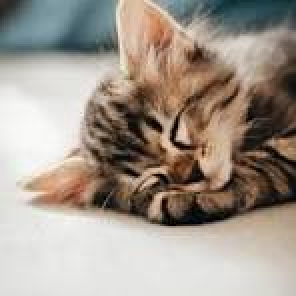
#> input picture 01.jpg, 148 x 148 px, found by its file name (shown 2 times larger)
$ python '09) Morphological_Operation.py'
#> lines starting #> are read from the running program, lines starting #| are printed output that depends on the picture
# Morphological operations image me shapes aur structures ko enhance ya modify karne ke liye use hoti hain.
# Common operations:
#   1. Erosion    → Object shrink, background expand
#   2. Dilation   → Object grow, holes fill
#   3. Opening    → Erosion + Dilation (noise remove small objects)
#   4. Closing    → Dilation + Erosion (small holes fill)
# OpenCV me `cv2.erode()`, `cv2.dilate()` use hote hain.

import cv2
import numpy as np
# Load grayscale image
image = cv2.imread('01.jpg' , 0)
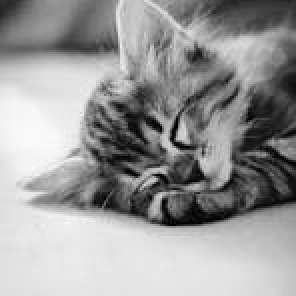
#> image: shape (148, 148) (shown 2 times larger); min 0, max 250, mean 153.9

# Define Kernel
kernel = np.ones((5,5), np.uint8 ) # 5x5 matrix of ones

# Apply Erosion
# Image ke objects ko chhota kar deta hai; foreground shrink hota hai aur small noise remove ho sakti hai.
img_erosion = cv2.erode(image , kernel , iterations=1)
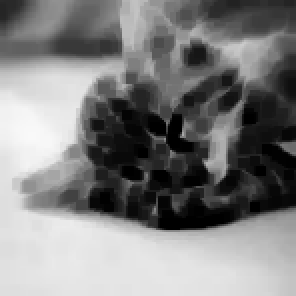
#> img_erosion: shape (148, 148) (shown 2 times larger); min 0, max 249, mean 128

# Apply Dilation
# Image ke objects ko bada kar deta hai; holes fill ho jati hain aur object grow hota hai
img_dilation = cv2.dilate(image , kernel , iterations=1)
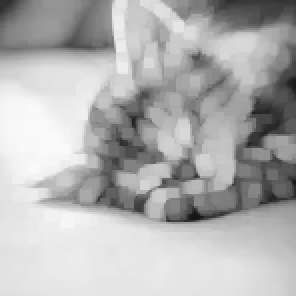
#> img_dilation: shape (148, 148) (shown 2 times larger); min 20, max 250, mean 178.2

# Apply Opening
# Erosion ke baad Dilation; small noise ya unwanted tiny objects remove karne ke liye use hota hai.
img_opening = cv2.morphologyEx(image, cv2.MORPH_OPEN, kernel)
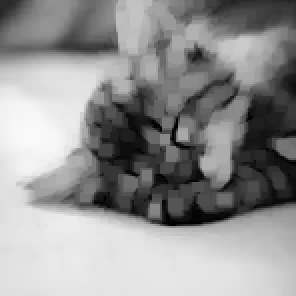
#> img_opening: shape (148, 148) (shown 2 times larger); min 0, max 249, mean 146.7

# Apply Closing
# Dilation ke baad Erosion; small holes fill karne aur object gaps close karne ke liye use hota hai.
img_closing = cv2.morphologyEx(image, cv2.MORPH_CLOSE, kernel)
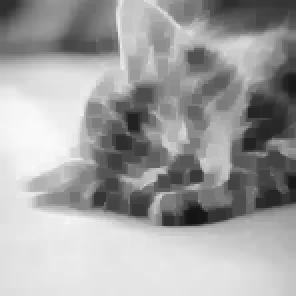
#> img_closing: shape (148, 148) (shown 2 times larger); min 20, max 250, mean 161.9


cv2.imshow('Original Image ' , image)
cv2.imshow('Erosion ' , img_erosion)
cv2.imshow('Dilation' , img_dilation)
cv2.imshow('Opening ' , img_opening)
cv2.imshow('Closing' , img_closing)

if cv2.waitKey(0) & 0xff == ord('q'):
#> (key q is pressed here)
    cv2.destroyAllWindows()

$ run again, with 1.jpg copied over 01.jpg
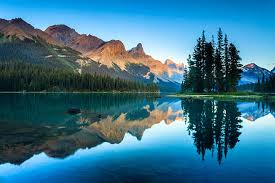
#> input picture 1.jpg, 275 x 183 px, found by its file name
#> `img_opening = cv2.morphologyEx(image, cv2.MORPH_OPEN, kernel)`:
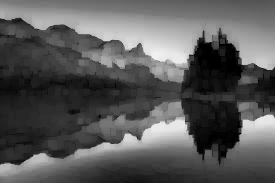
#> img_opening: shape (183, 275); min 0, max 241, mean 88.5
#> `img_closing = cv2.morphologyEx(image, cv2.MORPH_CLOSE, kernel)`:
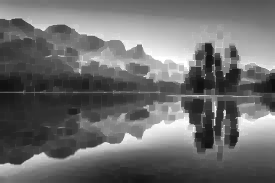
#> img_closing: shape (183, 275); min 14, max 255, mean 107.9
